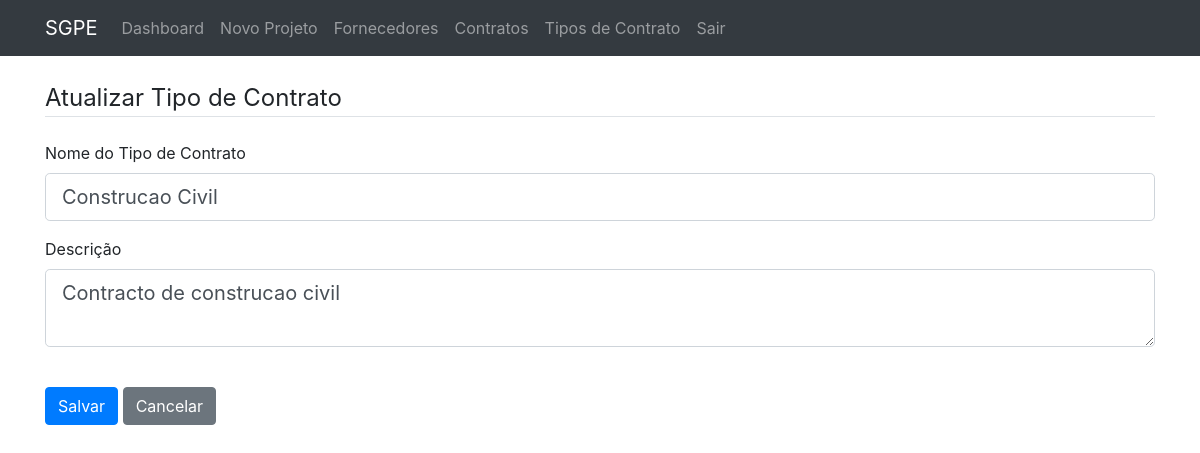
The app's page /contract_type/1/update (signed in) with its own data.
### sgpe/models.py (models this page shows, shortened)
class ContractType(db.Model):
    id = db.Column(db.Integer, primary_key=True)
    name = db.Column(db.String(100), unique=True, nullable=False)
    description = db.Column(db.Text, nullable=True)
    contracts = db.relationship('Contract', backref='contract_type_info', lazy=True)

### sgpe/main/routes.py (the view)
@main.route('/contract_type/<int:type_id>/update', methods=['GET', 'POST'])
@login_required
def update_contract_type(type_id):
    contract_type = ContractType.query.get_or_404(type_id)
    if not current_user.is_admin:
        flash('Não tem permissão para executar esta ação.', 'danger')
        return redirect(url_for('main.contract_types'))
    form = ContractTypeForm(obj=contract_type)
    if form.validate_on_submit():
        contract_type.name = form.name.data
        contract_type.description = form.description.data
        db.session.commit()
        flash('Tipo de contrato atualizado com sucesso!', 'success')
        return redirect(url_for('main.contract_types'))
    return render_template('add_contract_type.html', title='Atualizar Tipo de Contrato', form=form, legend='Atualizar Tipo de Contrato')

### sgpe/forms.py (shortened to what this page needs)
class ContractTypeForm(FlaskForm):
    name = StringField('Nome do Tipo de Contrato', validators=[DataRequired(), Length(max=100)])
    description = TextAreaField('Descrição', validators=[Optional()])
    submit = SubmitField('Salvar')
    def __init__(self, *args, **kwargs):
        super(ContractTypeForm, self).__init__(*args, **kwargs)
        self.obj_instance = kwargs.get('obj')

### sgpe/__init__.py (called while the page is built)
def create_app(config_name):
    app = Flask(__name__, template_folder='../templates', static_folder='../static')
    app.config.from_object(config[config_name])
    config[config_name].init_app(app)
    db.init_app(app)
    bcrypt.init_app(app)
    login_manager.init_app(app)
    from sgpe.models import User
    @login_manager.user_loader
    def load_user(user_id):
        return User.query.get(int(user_id))
    from sgpe.main.routes import main
    app.register_blueprint(main)
    return app

### templates/add_contract_type.html (shortened to what this page needs)
{% extends "layout.html" %}
{% block content %}
    <div class="content-section">
        <form method="POST" action="">
            <fieldset class="form-group">
                <legend class="border-bottom mb-4">{{ legend }}</legend>
                <div class="form-group mb-3">
                    {{ form.name.label(class="form-control-label") }}
                    {% if form.name.errors %}
                        {{ form.name(class="form-control form-control-lg is-invalid") }}
                        <div class="invalid-feedback">
                            {% for error in form.name.errors %}
                                <span>{{ error }}</span>
                            {% endfor %}
                        </div>
                    {% else %}
                        {{ form.name(class="form-control form-control-lg") }}
                    {% endif %}
                </div>
                <div class="form-group mb-3">
                    {{ form.description.label(class="form-control-label") }}
                    {% if form.description.errors %}
                        {{ form.description(class="form-control form-control-lg is-invalid") }}
                        <div class="invalid-feedback">
                            {% for error in form.description.errors %}
                                <span>{{ error }}</span>
                            {% endfor %}
                        </div>
                    {% else %}
                        {{ form.description(class="form-control form-control-lg") }}
                    {% endif %}
                </div>
            </fieldset>
            <div class="form-group mt-4">
                {{ form.submit(class="btn btn-primary") }}
                <a href="{{ url_for('main.contract_types') }}" class="btn btn-secondary">Cancelar</a>
            </div>
        </form>
    </div>
{% endblock content %}

### records on screen
ContractType: name "Construcao Civil", description "Contracto de construcao civil"

### other values on screen
{{ legend }} "Atualizar Tipo de Contrato"
